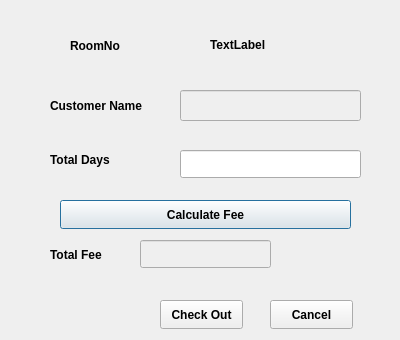
<?xml version="1.0" encoding="UTF-8"?>
<ui version="4.0">
 <class>CheckOutDetailsDialog</class>
 <widget class="QDialog" name="CheckOutDetailsDialog">
  <property name="geometry">
   <rect>
    <x>0</x>
    <y>0</y>
    <width>400</width>
    <height>340</height>
   </rect>
  </property>
  <property name="font">
   <font>
    <bold>true</bold>
   </font>
  </property>
  <property name="windowTitle">
   <string>Dialog</string>
  </property>
  <widget class="QLabel" name="label">
   <property name="geometry">
    <rect>
     <x>70</x>
     <y>30</y>
     <width>71</width>
     <height>31</height>
    </rect>
   </property>
   <property name="font">
    <font>
     <bold>true</bold>
    </font>
   </property>
   <property name="text">
    <string>RoomNo</string>
   </property>
  </widget>
  <widget class="QLabel" name="label_RoomNo">
   <property name="geometry">
    <rect>
     <x>210</x>
     <y>29</y>
     <width>101</width>
     <height>31</height>
    </rect>
   </property>
   <property name="font">
    <font>
     <bold>true</bold>
    </font>
   </property>
   <property name="text">
    <string>TextLabel</string>
   </property>
  </widget>
  <widget class="QLabel" name="label_2">
   <property name="geometry">
    <rect>
     <x>50</x>
     <y>90</y>
     <width>121</width>
     <height>31</height>
    </rect>
   </property>
   <property name="font">
    <font>
     <bold>true</bold>
    </font>
   </property>
   <property name="text">
    <string>Customer Name </string>
   </property>
  </widget>
  <widget class="QLineEdit" name="lineEdit_CustomerName">
   <property name="enabled">
    <bool>false</bool>
   </property>
   <property name="geometry">
    <rect>
     <x>180</x>
     <y>90</y>
     <width>181</width>
     <height>31</height>
    </rect>
   </property>
  </widget>
  <widget class="QLabel" name="label_3">
   <property name="geometry">
    <rect>
     <x>50</x>
     <y>149</y>
     <width>101</width>
     <height>21</height>
    </rect>
   </property>
   <property name="font">
    <font>
     <bold>true</bold>
    </font>
   </property>
   <property name="text">
    <string>Total Days</string>
   </property>
  </widget>
  <widget class="QLineEdit" name="lineEdit_TotalDays">
   <property name="geometry">
    <rect>
     <x>180</x>
     <y>150</y>
     <width>181</width>
     <height>28</height>
    </rect>
   </property>
  </widget>
  <widget class="QPushButton" name="pushButton_CalculateFree">
   <property name="geometry">
    <rect>
     <x>60</x>
     <y>200</y>
     <width>291</width>
     <height>29</height>
    </rect>
   </property>
   <property name="text">
    <string>Calculate Fee</string>
   </property>
  </widget>
  <widget class="QLabel" name="label_4">
   <property name="geometry">
    <rect>
     <x>50</x>
     <y>239</y>
     <width>91</width>
     <height>31</height>
    </rect>
   </property>
   <property name="text">
    <string>Total Fee</string>
   </property>
  </widget>
  <widget class="QLineEdit" name="lineEdit_TotalFree">
   <property name="enabled">
    <bool>false</bool>
   </property>
   <property name="geometry">
    <rect>
     <x>140</x>
     <y>240</y>
     <width>131</width>
     <height>28</height>
    </rect>
   </property>
  </widget>
  <widget class="QPushButton" name="pushButton_CheckOut">
   <property name="geometry">
    <rect>
     <x>160</x>
     <y>300</y>
     <width>83</width>
     <height>29</height>
    </rect>
   </property>
   <property name="text">
    <string>Check Out</string>
   </property>
  </widget>
  <widget class="QPushButton" name="pushButton_Cancel">
   <property name="geometry">
    <rect>
     <x>270</x>
     <y>300</y>
     <width>83</width>
     <height>29</height>
    </rect>
   </property>
   <property name="text">
    <string>Cancel</string>
   </property>
  </widget>
 </widget>
 <resources/>
 <connections/>
</ui>
